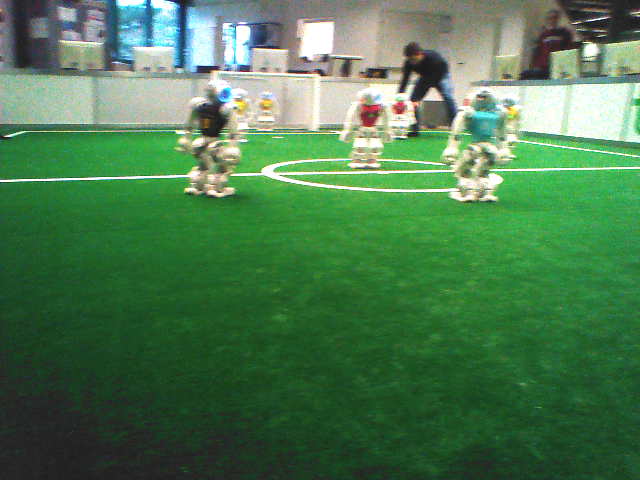
#> input picture labeled_data/16_02_2018__11_18_08_0046_upper.png, 640 x 480 px, found by its file name
$ jupyter execute blob.ipynb
#> lines starting #> are read from the running program, lines starting #| are printed output that depends on the picture
[cell 1]
import cv2
import numpy as np
import matplotlib.pyplot as plt
from skimage.feature import blob_dog, blob_log, blob_doh

[cell 2]
def blob_detection(bin_img, original_img):
    bin_img = cv2.imread(bin_img, cv2.IMREAD_GRAYSCALE)
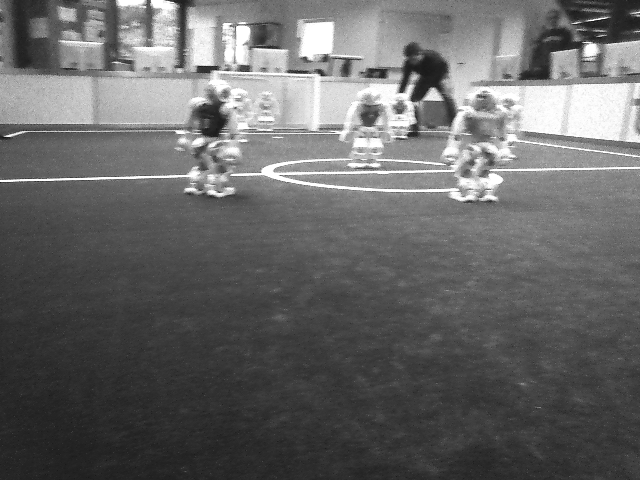
#> bin_img: shape (480, 640); min 19, max 255, mean 103.8
    original_img = cv2.imread(original_img)
#> original_img is the input picture: shape (480, 640, 3); mean B, G, R 80.7, 122.7, 76.7

    blobs_doh = blob_doh(bin_img, max_sigma=50, min_sigma=30, threshold=.01, num_sigma=10)
#> blobs_doh = [[108, 599, 50], [121, 210, 30], [72, 427, 30]]

    fig, axes = plt.subplots(1, 1, figsize=(20, 10), sharex=True, sharey=True)
    axes.imshow(original_img)
    axes.axis('off')
    for blob in blobs_doh:
        y, x, r = blob
        c = plt.Circle((x, y), r, color='red', linewidth=3, fill=False)
        axes.add_patch(c)
#> this loop made 3 passes
    plt.savefig('presentatie')
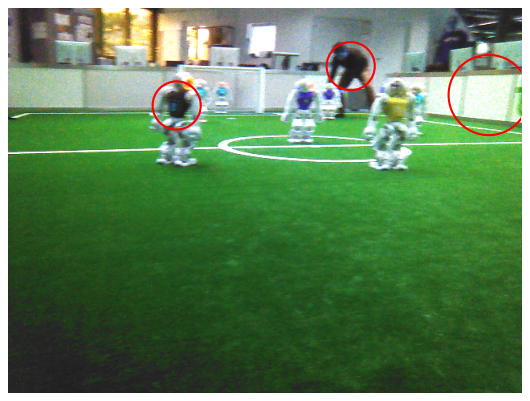
#> figure drawn by matplotlib, 1 panel; B, G, R data is drawn as R, G, B
blob_detection('bin_image2/16_02_2018__11_18_08_0046_upper.png', 'imageset_131/16_02_2018__11_18_08_0046_upper.png')

$ run again, with labeled_data/16_02_2018__11_18_08_0009_upper.png copied over labeled_data/16_02_2018__11_18_08_0046_upper.png
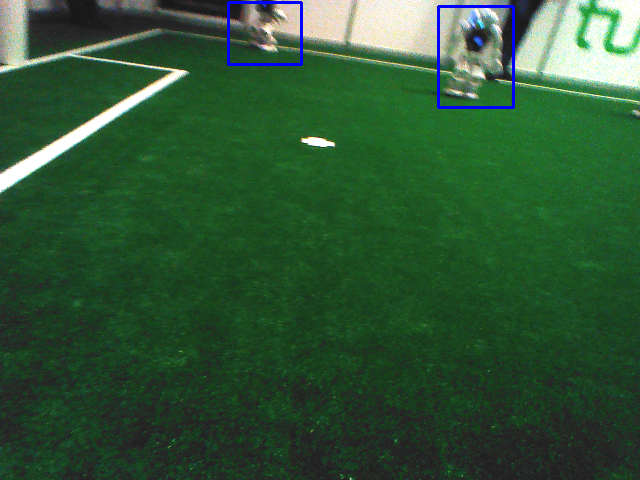
#> input picture labeled_data/16_02_2018__11_18_08_0009_upper.png, 640 x 480 px, found by its file name
#> in blob_detection, `bin_img = cv2.imread(bin_img, cv2.IMREAD_GRAYSCALE)`:
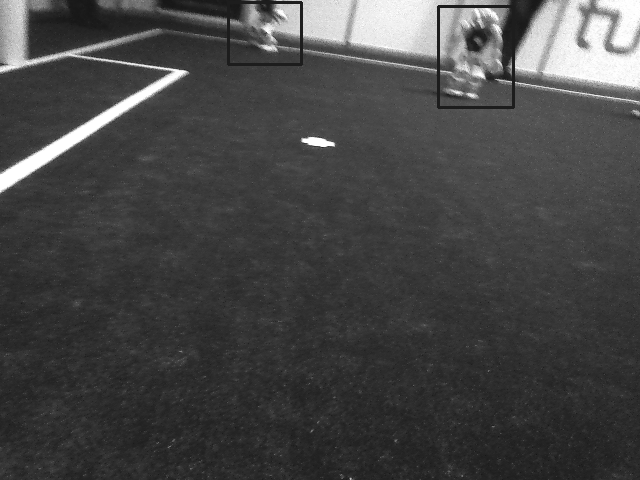
#> bin_img: shape (480, 640); min 21, max 255, mean 69.7
#> in blob_detection, original_img is the input picture: shape (480, 640, 3); mean B, G, R 52.2, 85.5, 46.8
#> blobs_doh = [[18, 586, 50], [53, 0, 30]]
#> the loop in blob_detection, `for blob in blobs_doh:` made 2 passes
#> in blob_detection, `plt.savefig('presentatie')`:
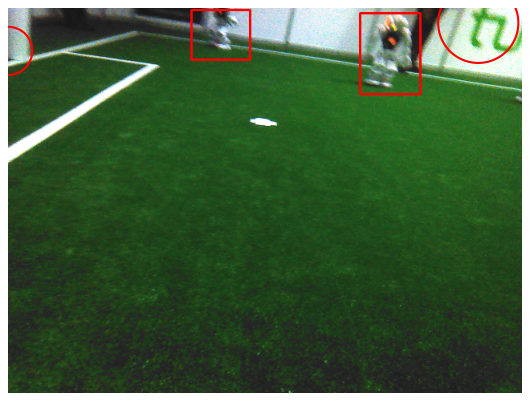
#> figure drawn by matplotlib, 1 panel; B, G, R data is drawn as R, G, B

$ run again, with labeled_data/16_02_2018__11_18_08_0019_upper.png copied over labeled_data/16_02_2018__11_18_08_0046_upper.png
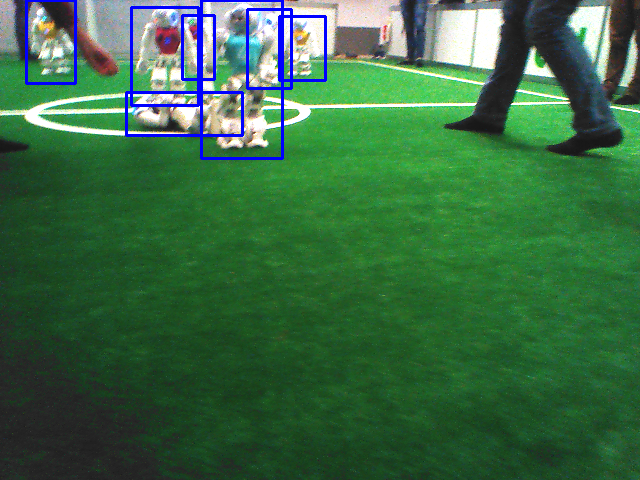
#> input picture labeled_data/16_02_2018__11_18_08_0019_upper.png, 640 x 480 px, found by its file name
#> in blob_detection, `bin_img = cv2.imread(bin_img, cv2.IMREAD_GRAYSCALE)`:
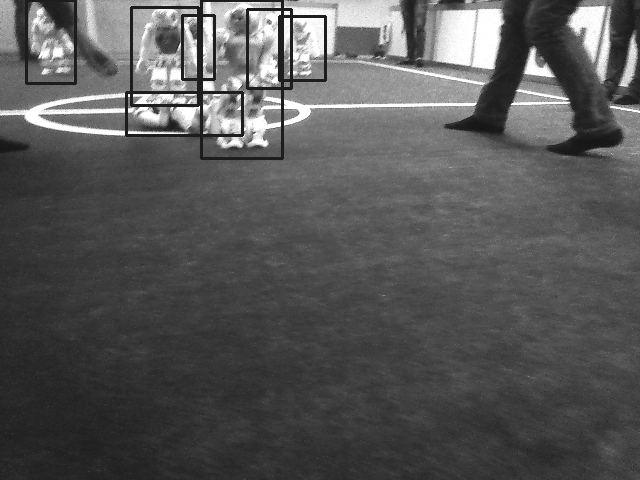
#> bin_img: shape (480, 640); min 20, max 255, mean 87.6
#> in blob_detection, original_img is the input picture: shape (480, 640, 3); mean B, G, R 68.1, 107.1, 58
#> blobs_doh = [[0, 592, 32.22], [0, 469, 43.33], [102, 538, 32.22]]
#> the loop in blob_detection, `for blob in blobs_doh:` made 3 passes
#> in blob_detection, `plt.savefig('presentatie')`:
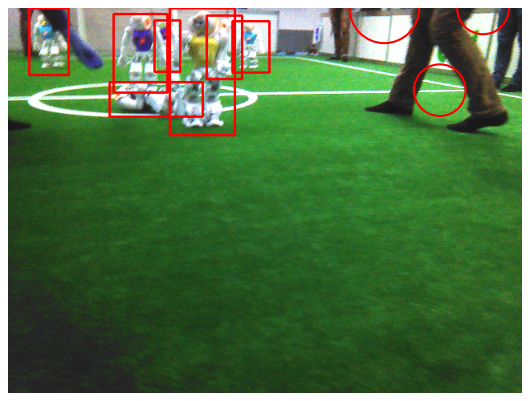
#> figure drawn by matplotlib, 1 panel; B, G, R data is drawn as R, G, B

$ run again, with labeled_data/16_02_2018__11_18_08_0026_upper.png copied over labeled_data/16_02_2018__11_18_08_0046_upper.png
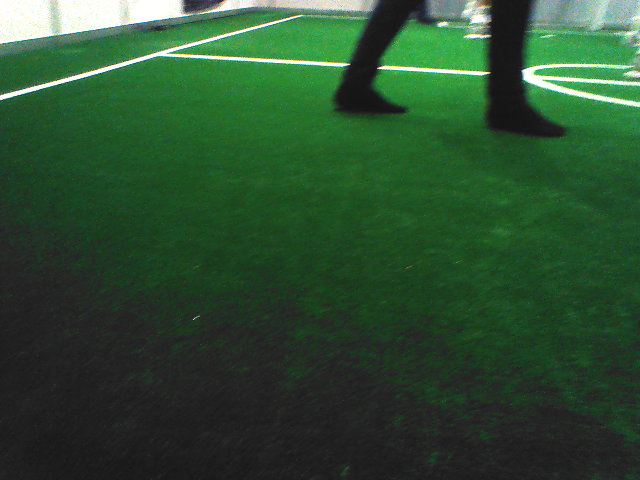
#> input picture labeled_data/16_02_2018__11_18_08_0026_upper.png, 640 x 480 px, found by its file name
#> in blob_detection, `bin_img = cv2.imread(bin_img, cv2.IMREAD_GRAYSCALE)`:
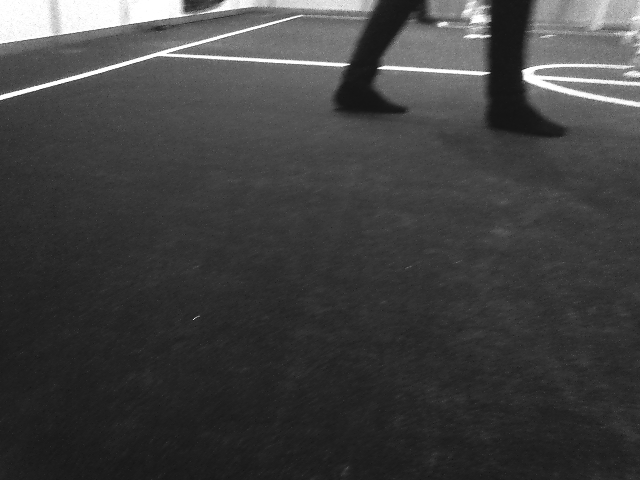
#> bin_img: shape (480, 640); min 19, max 255, mean 64.4
#> in blob_detection, original_img is the input picture: shape (480, 640, 3); mean B, G, R 48.5, 78.5, 44
#> blobs_doh = [[78, 541, 30]]
#> the loop in blob_detection, `for blob in blobs_doh:` made 1 pass
#> in blob_detection, `plt.savefig('presentatie')`:
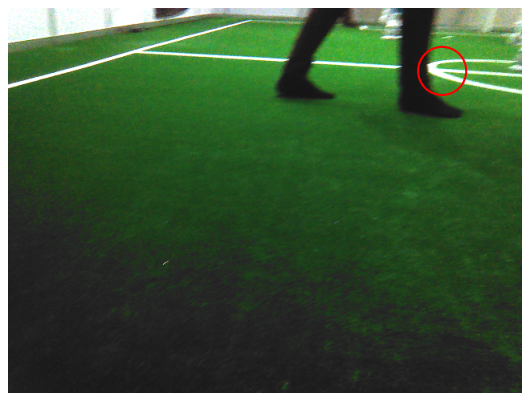
#> figure drawn by matplotlib, 1 panel; B, G, R data is drawn as R, G, B
